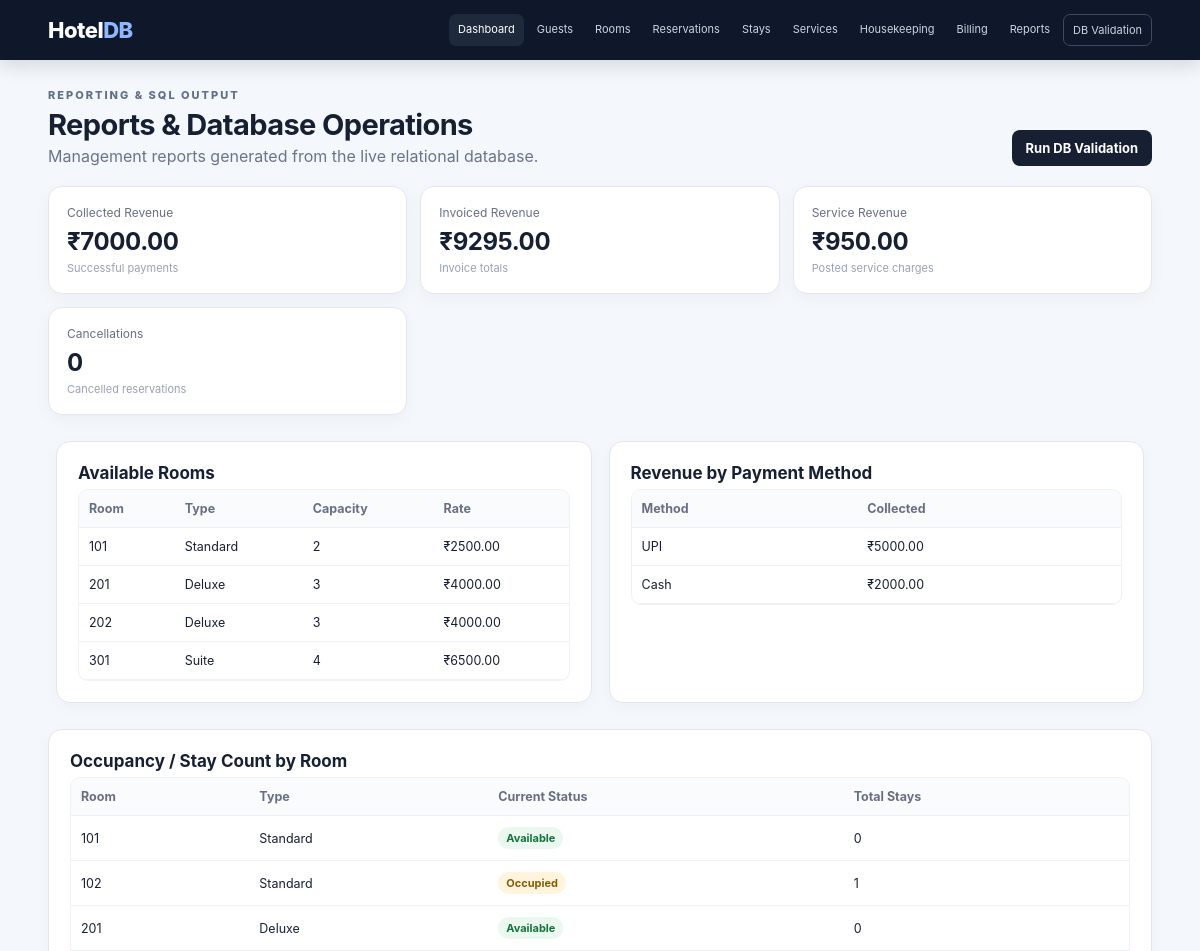
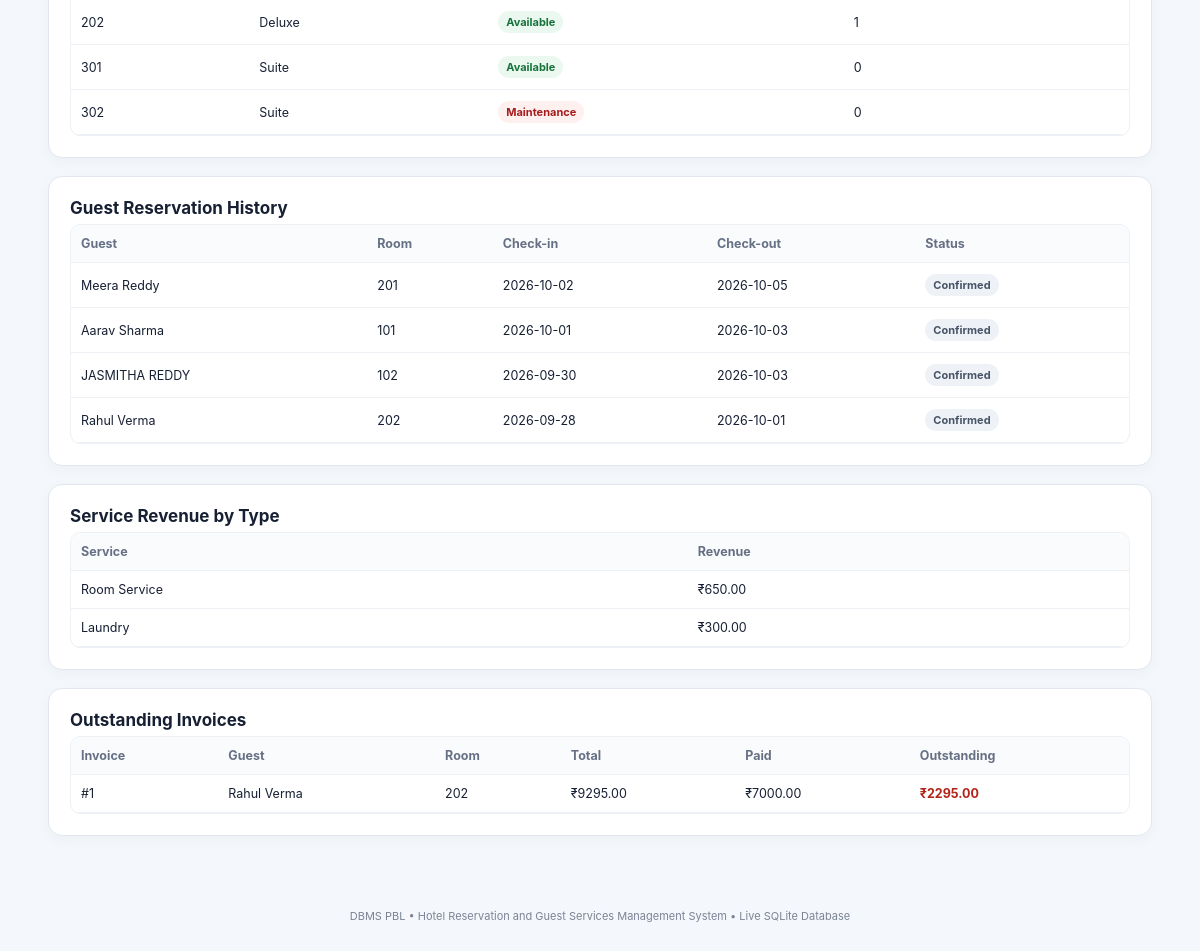
Page /reports on the committed database (2 pictures, top to bottom).
### tables this page shows
CREATE TABLE room (
    room_id INTEGER PRIMARY KEY AUTOINCREMENT,
    room_number TEXT NOT NULL UNIQUE,
    room_type_id INTEGER NOT NULL,
    floor INTEGER NOT NULL CHECK (floor >= 0),
    status TEXT NOT NULL DEFAULT 'Available'
        CHECK (status IN ('Available','Occupied','Maintenance','Cleaning')),
    FOREIGN KEY (room_type_id) REFERENCES room_type(room_type_id)
);

CREATE TABLE room_type (
    room_type_id INTEGER PRIMARY KEY AUTOINCREMENT,
    type_name TEXT NOT NULL UNIQUE,
    description TEXT,
    capacity INTEGER NOT NULL CHECK (capacity > 0),
    base_rate REAL NOT NULL CHECK (base_rate >= 0)
);

CREATE TABLE payment (
    payment_id INTEGER PRIMARY KEY AUTOINCREMENT,
    invoice_id INTEGER NOT NULL,
    payment_date TEXT NOT NULL DEFAULT CURRENT_DATE,
    amount REAL NOT NULL CHECK (amount > 0),
    payment_method TEXT NOT NULL
        CHECK (payment_method IN ('Cash','Card','UPI','Bank Transfer')),
    status TEXT NOT NULL DEFAULT 'Successful'
        CHECK (status IN ('Successful','Failed')),
    FOREIGN KEY (invoice_id) REFERENCES invoice(invoice_id)
);

CREATE TABLE reservation (
    reservation_id INTEGER PRIMARY KEY AUTOINCREMENT,
    guest_id INTEGER NOT NULL,
    room_id INTEGER NOT NULL,
    rate_plan_id INTEGER NOT NULL,
    reservation_date TEXT NOT NULL DEFAULT CURRENT_DATE,
    check_in_date TEXT NOT NULL,
    check_out_date TEXT NOT NULL,
    number_of_guests INTEGER NOT NULL CHECK (number_of_guests > 0),
    status TEXT NOT NULL DEFAULT 'Confirmed'
        CHECK (status IN ('Pending','Confirmed','Cancelled','Completed')),
    FOREIGN KEY (guest_id) REFERENCES guest(guest_id),
    FOREIGN KEY (room_id) REFERENCES room(room_id),
    FOREIGN KEY (rate_plan_id) REFERENCES rate_plan(rate_plan_id),
    CHECK (date(check_out_date) > date(check_in_date))
);

CREATE TABLE service_request (
    service_request_id INTEGER PRIMARY KEY AUTOINCREMENT,
    stay_id INTEGER NOT NULL,
    service_type TEXT NOT NULL,
    request_date TEXT NOT NULL DEFAULT CURRENT_TIMESTAMP,
    status TEXT NOT NULL DEFAULT 'Requested'
        CHECK (status IN ('Requested','In Progress','Completed','Cancelled')),
    FOREIGN KEY (stay_id) REFERENCES stay(stay_id)
);

CREATE TABLE invoice (
    invoice_id INTEGER PRIMARY KEY AUTOINCREMENT,
    stay_id INTEGER NOT NULL UNIQUE,
    invoice_date TEXT NOT NULL DEFAULT CURRENT_DATE,
    room_charge REAL NOT NULL DEFAULT 0 CHECK (room_charge >= 0),
    service_charge REAL NOT NULL DEFAULT 0 CHECK (service_charge >= 0),
    tax REAL NOT NULL DEFAULT 0 CHECK (tax >= 0),
    total_amount REAL NOT NULL DEFAULT 0 CHECK (total_amount >= 0),
    status TEXT NOT NULL DEFAULT 'Unpaid'
        CHECK (status IN ('Unpaid','Partially Paid','Paid')),
    FOREIGN KEY (stay_id) REFERENCES stay(stay_id)
);

### app.py (the view)
@app.route("/reports")
def reports():
    occupancy = rows("""SELECT r.room_number,rt.type_name,r.status,COUNT(s.stay_id) AS total_stays
                      FROM room r JOIN room_type rt ON r.room_type_id=rt.room_type_id
                      LEFT JOIN reservation rs ON r.room_id=rs.room_id
                      LEFT JOIN stay s ON rs.reservation_id=s.reservation_id
                      GROUP BY r.room_id,r.room_number,rt.type_name,r.status
                      ORDER BY r.room_number""")
    revenue = scalar("SELECT COALESCE(SUM(amount),0) FROM payment WHERE status='Successful'")
    invoiced_revenue = scalar("SELECT COALESCE(SUM(total_amount),0) FROM invoice")
    service_rev = scalar("SELECT COALESCE(SUM(amount),0) FROM service_charge")
    cancellations = scalar("SELECT COUNT(*) FROM reservation WHERE status='Cancelled'")
    available_rooms = rows("""SELECT r.room_number,rt.type_name,rt.capacity,rt.base_rate
                             FROM room r JOIN room_type rt ON r.room_type_id=rt.room_type_id
                             WHERE r.status='Available' ORDER BY r.room_number""")
    guest_history = rows("""SELECT g.first_name || ' ' || g.last_name AS guest_name,
                                 r.room_number,rs.check_in_date,rs.check_out_date,rs.status
                          FROM guest g JOIN reservation rs ON g.guest_id=rs.guest_id
                          JOIN room r ON rs.room_id=r.room_id ORDER BY rs.check_in_date DESC""")
    outstanding = rows("""SELECT i.invoice_id,g.first_name || ' ' || g.last_name AS guest_name,
                       r.room_number,i.total_amount,
                       COALESCE(SUM(p.amount),0) AS paid,
                       i.total_amount-COALESCE(SUM(p.amount),0) AS outstanding
                       FROM invoice i
                       JOIN stay s ON i.stay_id=s.stay_id
                       JOIN reservation rs ON s.reservation_id=rs.reservation_id
                       JOIN guest g ON rs.guest_id=g.guest_id
                       JOIN room r ON rs.room_id=r.room_id
                       LEFT JOIN payment p ON i.invoice_id=p.invoice_id AND p.status='Successful'
                       GROUP BY i.invoice_id,i.total_amount,g.first_name,g.last_name,r.room_number
                       HAVING outstanding>0""")
    service_by_type = rows("""SELECT sr.service_type,SUM(sc.amount) revenue
                            FROM service_charge sc JOIN service_request sr
                            ON sc.service_request_id=sr.service_request_id
                            GROUP BY sr.service_type ORDER BY revenue DESC""")
    payment_methods = rows("""SELECT payment_method,SUM(amount) total_collected
                            FROM payment WHERE status='Successful'
                            GROUP BY payment_method ORDER BY total_collected DESC""")
    return render_template("reports.html", occupancy=occupancy,revenue=revenue,invoiced_revenue=invoiced_revenue,
                           service_rev=service_rev,cancellations=cancellations,outstanding=outstanding,
                           service_by_type=service_by_type,payment_methods=payment_methods,
                           available_rooms=available_rooms,guest_history=guest_history)

### app.py (called while the page is built)
def get_db():
    conn = sqlite3.connect(DB_PATH)
    conn.row_factory = sqlite3.Row
    conn.execute("PRAGMA foreign_keys = ON")
    return conn

def rows(sql, params=()):
    conn = get_db()
    result = conn.execute(sql, params).fetchall()
    conn.close()
    return result

def scalar(sql, params=()):
    conn = get_db()
    value = conn.execute(sql, params).fetchone()[0]
    conn.close()
    return value

@app.context_processor
def common():
    return {"today": date.today().isoformat()}

### app/templates/reports.html
{% extends 'base.html' %}{% block title %}Reports{% endblock %}
{% block content %}
<div class="page-title"><div><p class="eyebrow dark">REPORTING & SQL OUTPUT</p><h1>Reports & Database Operations</h1><p>Management reports generated from the live relational database.</p></div><a class="button" href="/database-validation">Run DB Validation</a></div>
<div class="cards report-cards"><div class="card"><span>Collected Revenue</span><strong>₹{{'%.2f'|format(revenue)}}</strong><small>Successful payments</small></div><div class="card"><span>Invoiced Revenue</span><strong>₹{{'%.2f'|format(invoiced_revenue)}}</strong><small>Invoice totals</small></div><div class="card"><span>Service Revenue</span><strong>₹{{'%.2f'|format(service_rev)}}</strong><small>Posted service charges</small></div><div class="card"><span>Cancellations</span><strong>{{cancellations}}</strong><small>Cancelled reservations</small></div></div>
<section class="report-grid">
<section class="panel"><h2>Available Rooms</h2><div class="table-wrap"><table><thead><tr><th>Room</th><th>Type</th><th>Capacity</th><th>Rate</th></tr></thead><tbody>{% for x in available_rooms %}<tr><td>{{x.room_number}}</td><td>{{x.type_name}}</td><td>{{x.capacity}}</td><td>₹{{'%.2f'|format(x.base_rate)}}</td></tr>{% else %}<tr><td colspan="4" class="empty">No available rooms.</td></tr>{% endfor %}</tbody></table></div></section>
<section class="panel"><h2>Revenue by Payment Method</h2><div class="table-wrap"><table><thead><tr><th>Method</th><th>Collected</th></tr></thead><tbody>{% for x in payment_methods %}<tr><td>{{x.payment_method}}</td><td>₹{{'%.2f'|format(x.total_collected)}}</td></tr>{% else %}<tr><td colspan="2" class="empty">No payments yet.</td></tr>{% endfor %}</tbody></table></div></section>
</section>
<section class="panel"><h2>Occupancy / Stay Count by Room</h2><div class="table-wrap"><table><thead><tr><th>Room</th><th>Type</th><th>Current Status</th><th>Total Stays</th></tr></thead><tbody>{% for x in occupancy %}<tr><td>{{x.room_number}}</td><td>{{x.type_name}}</td><td><span class="status {{x.status|lower}}">{{x.status}}</span></td><td>{{x.total_stays}}</td></tr>{% endfor %}</tbody></table></div></section>
<section class="panel"><h2>Guest Reservation History</h2><div class="table-wrap"><table><thead><tr><th>Guest</th><th>Room</th><th>Check-in</th><th>Check-out</th><th>Status</th></tr></thead><tbody>{% for x in guest_history %}<tr><td>{{x.guest_name}}</td><td>{{x.room_number}}</td><td>{{x.check_in_date}}</td><td>{{x.check_out_date}}</td><td><span class="status {{x.status|lower}}">{{x.status}}</span></td></tr>{% else %}<tr><td colspan="5" class="empty">No reservation history.</td></tr>{% endfor %}</tbody></table></div></section>
<section class="panel"><h2>Service Revenue by Type</h2><div class="table-wrap"><table><thead><tr><th>Service</th><th>Revenue</th></tr></thead><tbody>{% for x in service_by_type %}<tr><td>{{x.service_type}}</td><td>₹{{'%.2f'|format(x.revenue)}}</td></tr>{% else %}<tr><td colspan="2" class="empty">No service charges yet.</td></tr>{% endfor %}</tbody></table></div></section>
<section class="panel"><h2>Outstanding Invoices</h2><div class="table-wrap"><table><thead><tr><th>Invoice</th><th>Guest</th><th>Room</th><th>Total</th><th>Paid</th><th>Outstanding</th></tr></thead><tbody>{% for x in outstanding %}<tr><td>#{{x.invoice_id}}</td><td>{{x.guest_name}}</td><td>{{x.room_number}}</td><td>₹{{'%.2f'|format(x.total_amount)}}</td><td>₹{{'%.2f'|format(x.paid)}}</td><td class="money-danger">₹{{'%.2f'|format(x.outstanding)}}</td></tr>{% else %}<tr><td colspan="6" class="empty">No outstanding invoices.</td></tr>{% endfor %}</tbody></table></div></section>
{% endblock %}

### app/static/style.css (style rules this page uses)
* { box-sizing:border-box }
html { scroll-behavior:smooth }
body { margin:0;font-family:Inter,Segoe UI,Arial,sans-serif;background:#f4f7fb;color:#172033 }
.eyebrow { font-size:11px;letter-spacing:2px;color:#a9bedc;font-weight:800;margin:0 }
.eyebrow.dark { color:#61708a }
.button { border:0;background:#172033;color:#fff;padding:10px 14px;border-radius:8px;cursor:pointer;text-decoration:none;font-size:13px;display:inline-block;font-weight:650;transition:.15s }
.cards { display:grid;grid-template-columns:repeat(6,1fr);gap:13px;margin-bottom:18px }
.card { background:#fff;border:1px solid #e3e8f0;border-radius:14px;padding:18px;box-shadow:0 5px 16px rgba(20,30,50,.04) }
.card span { display:block;color:#667085;font-size:12px }
.card strong { display:block;font-size:24px;margin-top:7px;letter-spacing:-.4px }
.card small { display:block;color:#98a2b3;margin-top:5px;font-size:11px }
.panel { background:#fff;border:1px solid #e2e7ef;border-radius:14px;padding:21px;margin:18px 0;box-shadow:0 4px 15px rgba(20,30,50,.035) }
.panel h2 { margin:0 0 6px;font-size:17px }
.page-title { display:flex;justify-content:space-between;align-items:end;gap:20px;margin:5px 0 20px }
.page-title h1 { margin:5px 0 4px;font-size:29px;letter-spacing:-.6px }
.page-title p:not(.eyebrow) { margin:0;color:#69758a }
table { border-collapse:collapse;width:100%;font-size:12.5px }
th,td { text-align:left;padding:11px 10px;border-bottom:1px solid #edf0f4;vertical-align:middle }
th { color:#667085;background:#fafbfc;font-weight:700;position:sticky;top:0 }
.table-wrap { overflow:auto;border:1px solid #edf0f4;border-radius:10px }
.status { display:inline-flex;padding:4px 8px;border-radius:999px;background:#eef2f7;color:#475467;font-size:11px;font-weight:700;white-space:nowrap }
.status.available,.status.paid,.status.completed { background:#eaf8ef;color:#16733b }
.status.occupied,.status.in-progress { background:#fff5df;color:#8a5b00 }
.status.maintenance,.status.cancelled { background:#fff0f0;color:#a61b1b }
.money-danger { color:#b42318;font-weight:700 }
.report-grid { display:grid;grid-template-columns:1fr 1fr;gap:1px }
.report-grid .panel { margin:8px }
.report-cards { grid-template-columns:repeat(4,1fr) }
@media (max-width:1250px) { .cards { grid-template-columns:repeat(3,1fr) } }

### rows in the picture
room: room_number "101", type_name "Standard", capacity "2", status "Available", total_stays "0"
room_type: base_rate "2500.00"
room: room_number "201", type_name "Deluxe", capacity "3", status "Available", total_stays "0"
room_type: base_rate "4000.00"
room: room_number "202", type_name "Deluxe", capacity "3", status "Available", total_stays "1"
room: room_number "301", type_name "Suite", capacity "4", status "Available", total_stays "0"
room_type: base_rate "6500.00"
payment: payment_method "UPI", total_collected "5000.00"
payment: payment_method "Cash", total_collected "2000.00"
room: room_number "102", type_name "Standard", status "Occupied", total_stays "1"
room: room_number "302", type_name "Suite", status "Maintenance", total_stays "0"
reservation: guest_name "Meera Reddy", room_number "201", check_in_date "2026-10-02", check_out_date "2026-10-05", status "Confirmed"
reservation: guest_name "Aarav Sharma", room_number "101", check_in_date "2026-10-01", check_out_date "2026-10-03", status "Confirmed"
reservation: guest_name "JASMITHA REDDY", room_number "102", check_in_date "2026-09-30", check_out_date "2026-10-03", status "Confirmed"
reservation: guest_name "Rahul Verma", room_number "202", check_in_date "2026-09-28", check_out_date "2026-10-01", status "Confirmed"
service_request: service_type "Room Service", revenue "650.00"
service_request: service_type "Laundry", revenue "300.00"
invoice: invoice_id "1", guest_name "Rahul Verma", room_number "202", total_amount "9295.00", paid "7000.00", outstanding "2295.00"

### other values in the picture
{{ '%.2f'|format(revenue) }} "7000.00"
{{ '%.2f'|format(invoiced_revenue) }} "9295.00"
{{ '%.2f'|format(service_rev) }} "950.00"
{{ cancellations }} "0"
